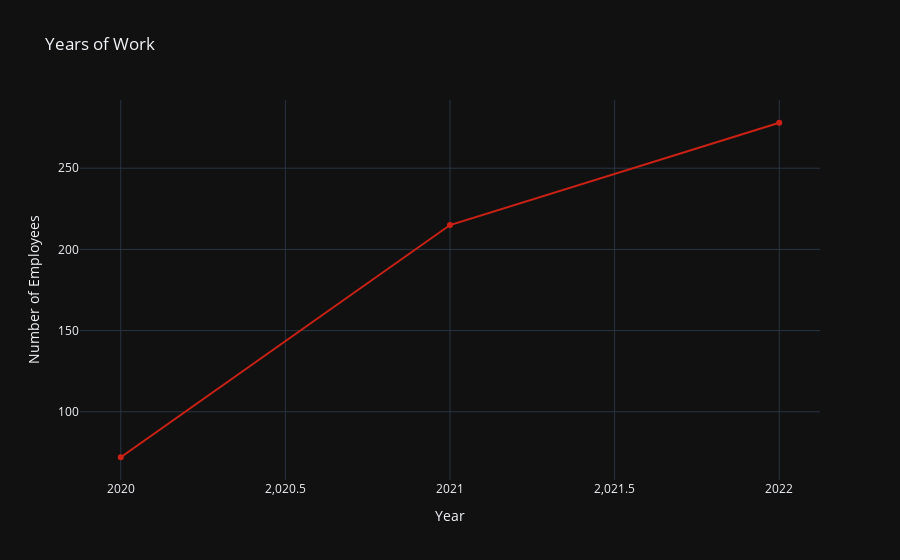

Here is the notebook cell this chart was saved with:
### Markdown cell above
## Numero de empleados por año

### Code cell
# Dataset 1
print(f"Top Year for Number of Employees '{dataset1['work_year'].value_counts().idxmax()}' with value '{dataset1['work_year'].value_counts().max()}'")
print(f"Least Year for Number of Employees '{dataset1['work_year'].value_counts().idxmin()}' with value '{dataset1['work_year'].value_counts().min()}'")

iplot(px.line(x = dataset1['work_year'].value_counts().index,
              y = dataset1['work_year'].value_counts().values,
              markers=True,
              labels={'x':'Year','y':'Number of Employees'},
              title='Years of Work',
              line_shape="linear",
              color_discrete_sequence=['#cc2114'],
              template='plotly_dark'
              ))

### Figure 1 — Plotly figure (JSON) as saved in the notebook; plotly's stock layout.template omitted (floating-point values rounded to 4 significant figures)
{"data": [{"hovertemplate": "Year=%{x}<br>Number of Employees=%{y}<extra></extra>", "legendgroup": "", "line": {"color": "#cc2114", "dash": "solid", "shape": "linear"}, "marker": {"symbol": "circle"}, "mode": "lines+markers", "name": "", "orientation": "v", "showlegend": false, "type": "scatter", "x": [2022, 2021, 2020], "xaxis": "x", "y": [278, 215, 72], "yaxis": "y"}], "layout": {"legend": {"tracegroupgap": 0}, "title": {"text": "Years of Work"}, "xaxis": {"anchor": "y", "domain": [0, 1], "title": {"text": "Year"}}, "yaxis": {"anchor": "x", "domain": [0, 1], "title": {"text": "Number of Employees"}}}}
